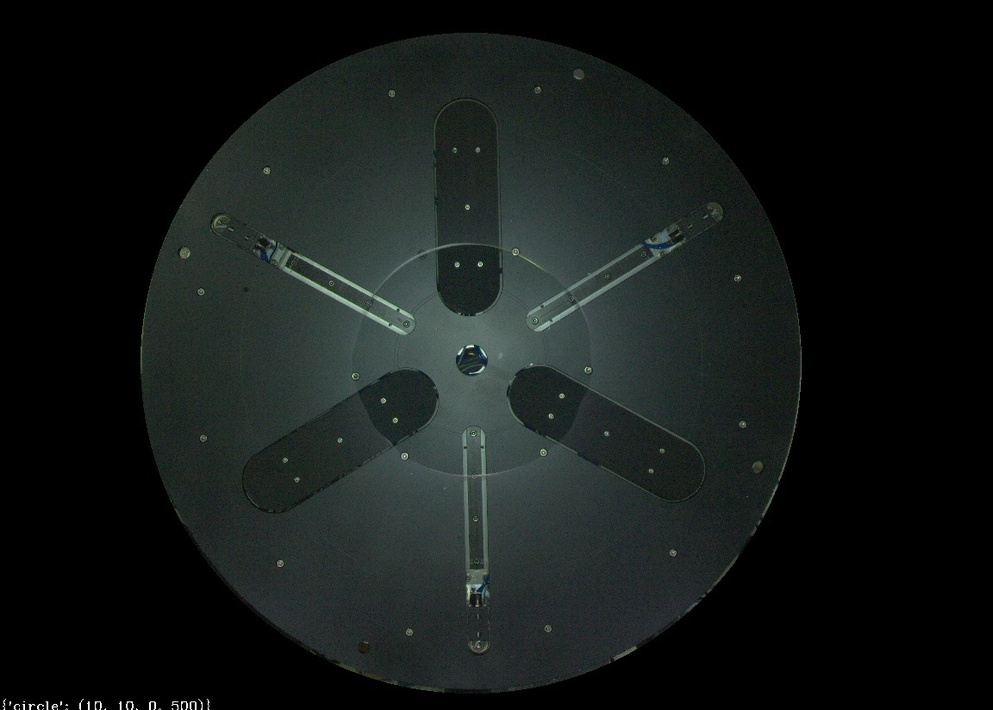
#> input picture other_project/container/light2/1/circles_warp_chessboard.jpg, 993 x 710 px, shrunk from 1152 x 824 before the run, given in place of 1, which was not available
$ python circle_detection.py
#> lines starting #> are read from the running program, lines starting #| are printed output that depends on the picture; after the words box and inside, x2 and y2 are one past the last pixel; in counts of white or black regions, pixels touching at a corner belong together; pictures that were not available may be replaced by others from this repository, and a replacement may not be noted
### lib_save/improc_save.py
import numpy as np
import math
from old.trackbar import *


class Imageprocessing(object):

    def __init__(self):
        pass

    # [90 lines left out: function read_params, not called in this run]

    def threshold(self, img, params, show = False):
        """
        Function Name: threshold

        Description: setting threshold value

        Argument:
            img [array] -> [image for thresholding]
            params [tuple] -> [all need params]

        Parameters:

        Return:
            img[array] -> [thresholded image]
            params[tuple] -> (th_val)

        Edited by: [12-4-2020] [Pawat]
        """
        th_val = params
        if th_val == 0 :
            flag = cv.THRESH_BINARY+cv.THRESH_OTSU

        else:
            flag = cv.THRESH_BINARY

        if len(img.shape) == 3 :
            img = cv.cvtColor(img, cv.COLOR_BGR2GRAY)

        _, th = cv.threshold(img,th_val, 255, flag)
        if show == True:
            cv.imshow("window_thresh", th)

        return th, (th_val)

    def canny(self,img,params, show = False):
        """
        Function Name: canny

        Description: Canny edge detection. there is two params X ,Y

        Argument:
            img [array] -> [image for thresholding]
            params [tuple] -> [all need params]

        Parameters:

        Return:
            img[array] -> [edge image]
            params[tuple] -> (Y_val, X_val)

        Edited by: [12-04-2020] [Pawat]
        """
        Y_val, X_val = params

        if len(img.shape) == 3 :
            img = cv.cvtColor(img, cv.COLOR_BGR2GRAY)

        canny = cv.Canny(img, Y_val, X_val)
        if show == True:
            cv.imshow("window_canny", canny)
        return canny, (Y_val, X_val)

    # [151 lines left out: functions canny_1, blur, gaussianblur, HSV_range, HSV_range_1, not called in this run]


    def HSV_adjustment(self, img, factor_H, factor_S, factor_V):

        frame_HSV = cv.cvtColor(img, cv.COLOR_BGR2HSV)
        # checkpoint to continue
        # purpose of this function is adjust like lighrroom

    # [282 lines left out: functions sharpen, line_detection, circle_detection, circle_detection_1, dilate, erode, not called in this run]

    def sobel(self, img,params, show=True):
        kernel_size, delta_val, scale_val = params
        ddepth = cv.CV_16S

        if len(img.shape) == 3:
            img = cv.cvtColor(img, cv.COLOR_BGR2GRAY)
        grad_x = cv.Sobel(img, ddepth, 1, 0, ksize=kernel_size, scale=scale_val, delta=delta_val,
                          borderType=cv.BORDER_DEFAULT)
        grad_y = cv.Sobel(img, ddepth, 0, 1, ksize=kernel_size, scale=scale_val, delta=delta_val,
                          borderType=cv.BORDER_DEFAULT)
        abs_grad_x = cv.convertScaleAbs(grad_x)
        abs_grad_y = cv.convertScaleAbs(grad_y)
        grad = cv.addWeighted(abs_grad_x, 0.5, abs_grad_y, 0.5, 0)


        if show == True:
            cv.imshow("sobel", grad)

        return grad, (kernel_size, delta_val, scale_val)

### lib_save/read_params.py
from .improc_save import Imageprocessing
import cv2

class read_save(object):
    def __init__(self):
        """
        Function Name: __init__

        Description: read_save this class has functions for reading saved information to repeatly use in main.

        Argument:

        Parameters:

        Return:

        Edited by: [12-07-2020] [Pawat]
        """
        self.imgproc = Imageprocessing()

    def read_params(self, params, frame, print=False):
        """
        Function Name: read_params

        Description: read all image processing from json file eg. threshold, HSV inrange
        and put those parameters to process in Imageorocessing()

        Argument:
            params [dict] -> [all parameters]
            frame [array] -> [image for processing]

        Parameters:

        Return:
            frame [array] -> [image after process]

        Edited by: [12-07-2020] [Pawat]
        """
        frame_proc = {}
        circle = {}
        line = {}
        for key in params.keys():
            if print:
                print(key)
            circle = []
            line = []
            # [4 lines of commented-out code are left out]
            if key == "HSV":
                # frame_HSV, params['HSV'] = imgproc.HSV_range(frame, params[key])
                frame, params['HSV'] = self.imgproc.HSV_range(frame, params[key])
                frame_proc["HSV"] = frame

            elif key == "erode":
                # frame_erode, params['erode'] = imgproc.erode(frame, params[key])
                frame, params['erode'] = self.imgproc.erode(frame, params[key])
                frame_proc["erode"] = frame

            elif key == "dilate":
                # frame_dialte, params['dilate'] = imgproc.dilate(frame, params[key])
                frame, params['dilate'] = self.imgproc.dilate(frame, params[key])
                frame_proc["dilate"] = frame

            elif key == "thresh":
                # frame_binary, params['thresh'] = imgproc.threshold(frame, params[key])
                frame, params['thresh'] = self.imgproc.threshold(frame, params[key])
                frame_proc["thresh"] = frame

            elif key == "sharp":
                # frame_sharp, params['sharp'] = imgproc.sharpen(frame, params[key])
                frame, params['sharp'] = self.imgproc.sharpen(frame, params[key])
                frame_proc["sharp"] = frame

            elif key == "blur":
                # frame_blur, params['blur'] = imgproc.blur(frame, params[key])
                frame, params['blur'] = self.imgproc.blur(frame, params[key])
                frame_proc["blur"] = frame

            elif key == "gaussianblur":
                frame, params["gaussianblur"] = self.imgproc.gaussianblur(frame,params[key])
                frame_proc["gaussianblur"] = frame

            elif key == "line":
                # frame_line, lines, params['line'] = imgproc.line_detection(frame, frame0, params[key])
                if len(frame.shape) == 2:
                    frame0 = cv2.cvtColor(frame, cv2.COLOR_GRAY2BGR)
                frame, lines, params['line'] = self.imgproc.line_detection(frame, frame0, params[key])
                frame_proc["line"] = frame

            elif key == "canny":
                # frame_canny, params['canny'] = imgproc.canny(frame, params[key], show=True)
                frame, params['canny'] = self.imgproc.canny(frame, params[key], show=False)
                frame_proc["canny"] = frame

            elif key == "circle":
                # frame_circle, circle, params['circle'] = imgproc.circle_detection(frame, frame0, params[key], show=False)
                if len(frame.shape) == 2:
                    frame0 = cv2.cvtColor(frame, cv2.COLOR_GRAY2BGR)
                frame, circle, params['circle'] = self.imgproc.circle_detection(frame, frame0, params[key], show=False)
                frame_proc["circle"] = frame

            elif key == "sobel":
                frame, params["sobel"] = self.imgproc.sobel(frame,params[key],show=False)
                frame_proc["sobel"] = frame

        frame_proc["final"] = frame

        return frame_proc, circle, line

    # [38 lines left out: function read_rectangle, not called in this run]

### other_project/container/circle_detection.py
import cv2
import numpy as np
import os
import math
from lib_save.read_params import *


def detect_circle(img_detect, img_draw, params = (60, 50, 0, 500)):
    rows = img_detect.shape[0]
    circles = cv2.HoughCircles(img_detect, cv2.HOUGH_GRADIENT, 1, rows / 8,
                              param1=params[0], param2=params[1],
                              minRadius=params[2], maxRadius=params[3])

    if circles is not None:
        circles = np.uint16(np.around(circles))
        for i in circles[0, :]:
            center = (i[0], i[1])
            if cal_distance_coords(center,(546.1550518881522, 421.04824877486305)) < 99999:
                # circle center
                cv2.circle(img_draw, center, 1, (0, 100, 100), 3)
                # circle outline
                radius = i[2]
                cv2.circle(img_draw, center, radius, (255, 0, 255), 3)

    return img_draw


def cal_distance_coords(point1, point2):
    '''

    :param point1: (x1 ,y1)
    :param point2: (x2 ,y2)
    :return:
    '''

    x1, y1 = point1
    x2, y2 = point2
    dis = math.sqrt((x1-x2)**2 +(y1-y2)**2)
    return dis


if __name__ == '__main__':
    # params = {'sobel': (3, 1, 1), 'gaussianblur': (1, 1), 'canny': (330, 330),'thresh':10}
    params = {'sobel': (3, 1, 1), 'canny': (300, 300),'thresh':10}
    c = {'circle': (148, 5, 0, 500)}
    circla_param = {'circle': (1, 1, 10, 500)}
    crop_circle = (546.1550518881522, 421.04824877486305, 384.2470775195958)

    path = "F:\Pawat\Projects\Imageprocessing_Vistools\data\container\light2"
    names = os.listdir(path)
    read = read_save()
    for name in names:
        img  = cv2.imread(os.path.join(path,name))
#> img is the input picture: shape (710, 993, 3); mean B, G, R 23.6, 25, 20.1
        print(img)
#> (printed output is left out)
        img_result ,_,_ = read.read_params(params,img)
#> the loop in read_params, `for key in params.keys():` made 3 passes
#> pass 1, in sobel, `grad_x = cv.Sobel(img, ddepth, 1, 0, ksize=kernel_size, scale=scale_va..`:
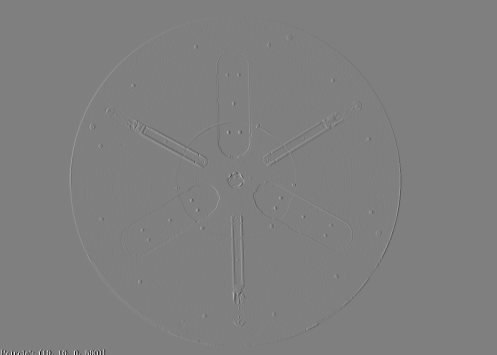
#> grad_x: shape (710, 993) int16 (shown at 1/2 size); min -1019, max 1021, mean 1; drawn with min black and max white
#> pass 1, in sobel, `abs_grad_x = cv.convertScaleAbs(grad_x)`:
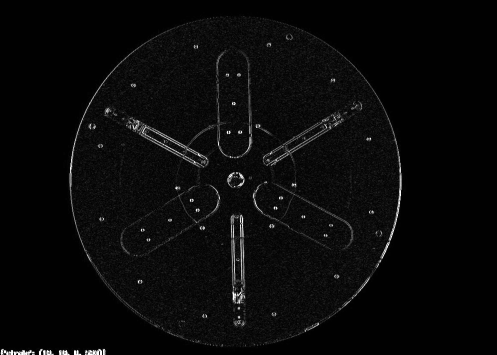
#> abs_grad_x: shape (710, 993) (shown at 1/2 size); min 0, max 255, mean 9.3
#> after the loop in read_params, `for key in params.keys():`:
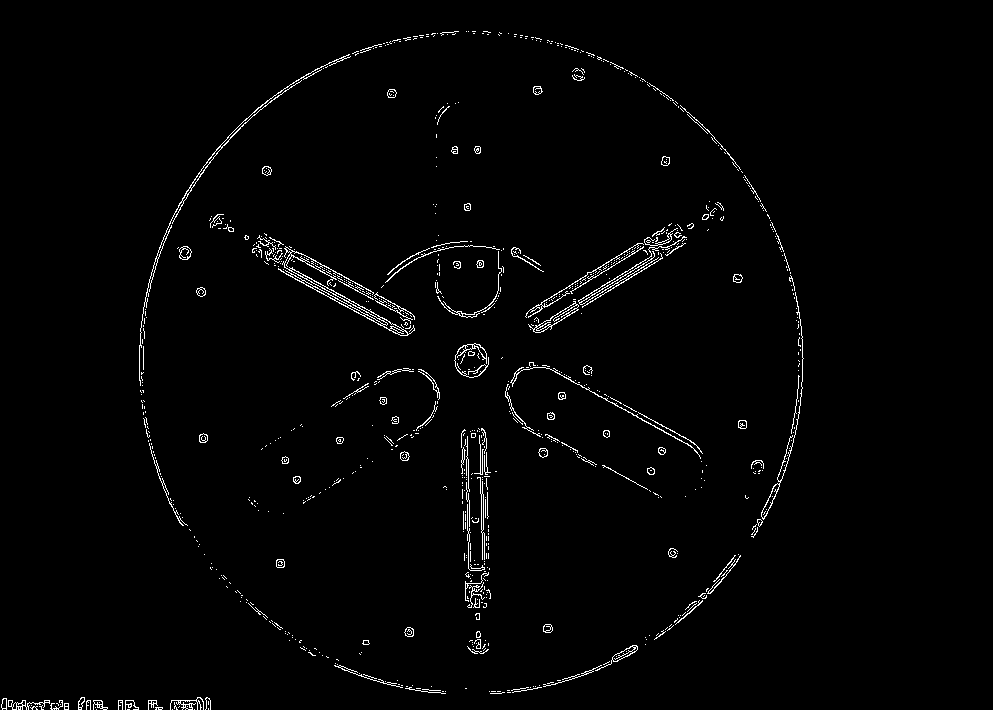
#> frame: shape (710, 993); 1.7% white in thin lines or dots, all inside (x1, y1, x2, y2) = (1, 31, 804, 710)
#> after the loop in read_params, `for key in params.keys():`: frame_proc = 3 items; params = {'sobel': (3, 1, 1), 'canny': (300, 300), 'thresh': 10}
#> img_result = 4 items

        cv2.putText(img_result["final"],str(params),(0,img_result["final"].shape[0]),cv2.FONT_HERSHEY_COMPLEX_SMALL,0.8,(255,255,255),1)
        cv2.imshow("result",img_result["final"])
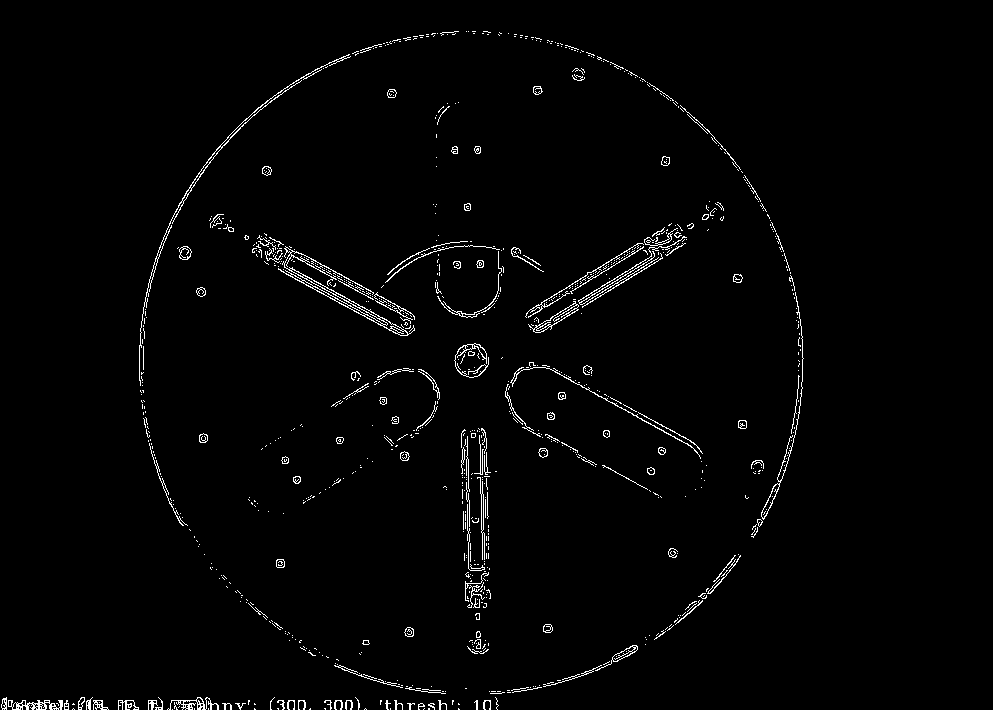
#> window 'result': shape (710, 993); 1.8% white in thin lines or dots, all inside (x1, y1, x2, y2) = (1, 31, 804, 710)


        img_clrcles = detect_circle(img_result["final"], img,circla_param["circle"])
#> in detect_circle, `circles = cv2.HoughCircles(img_detect, cv2.HOUGH_GRADIENT, 1, rows / 8..`: circles = 75 rows, first 8: [470.5, 362.5, 328.7], [233.5, 507.5, 254.8], [152.5, 549.5, 328.7], [830.5, 557.5, 363.9], [627.5, 404.5, 170.6], [718.5, 489.5, 253.4], [471.5, 7.5, 304.8], [954.5, 476.5, 493.9]
#> in detect_circle, `circles = np.uint16(np.around(circles))`: circles = 75 rows, first 8: [470, 362, 329], [234, 508, 255], [152, 550, 329], [830, 558, 364], [628, 404, 171], [718, 490, 253], [472, 8, 305], [954, 476, 494]
#> the loop in detect_circle, `for i in circles[0, :]:` made 75 passes
#> (i, x1 in cal_distance_coords, y1 in cal_distance_coords, dis in cal_distance_coords, radius) on passes 1 to 8: ([470, 362, 329], 470, 362, 96.37, 329), ([234, 508, 255], 234, 508, 324, 255), ([152, 550, 329], 152, 550, 414.7, 329), ([830, 558, 364], 830, 558, 315.2, 364), ([628, 404, 171], 628, 404, 83.6, 171), ([718, 490, 253], 718, 490, 185.2, 253), ([472, 8, 305], 472, 8, 419.7, 305), ([954, 476, 494], 954, 476, 411.5, 494)
#> after the loop in detect_circle, `for i in circles[0, :]:`:
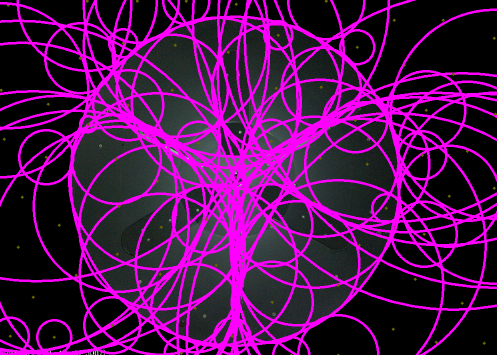
#> img_draw: shape (710, 993, 3) (shown at 1/2 size); mean B, G, R 82.6, 16, 80.5


        cv2.putText(img_clrcles,str(circla_param),(0,img_clrcles.shape[0]),cv2.FONT_HERSHEY_COMPLEX_SMALL,0.8,(255,255,255),1)
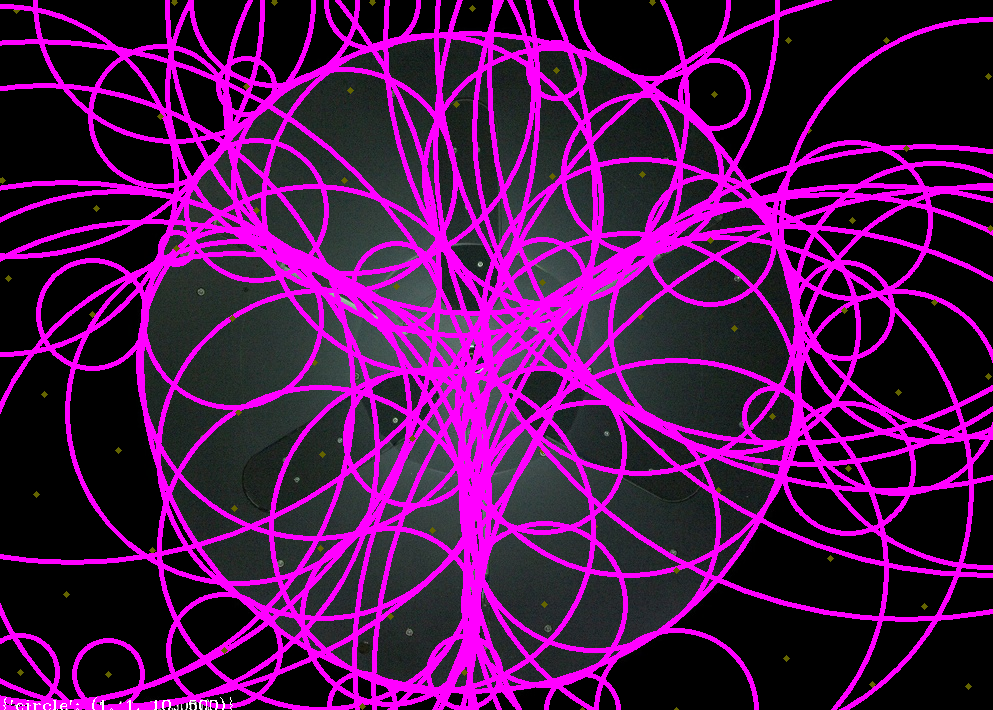
#> img_clrcles: shape (710, 993, 3); 0.06% of pixels changed, all inside (x1, y1, x2, y2) = (3, 697, 233, 710)
        cv2.imshow("show", img_clrcles)

        cv2.waitKey(0)

        cv2.imwrite("result_{}".format(name), img_result["final"])
        cv2.imwrite("circles_{}".format(name), img_clrcles)
#> pass 2 of the loop `for name in names:`:
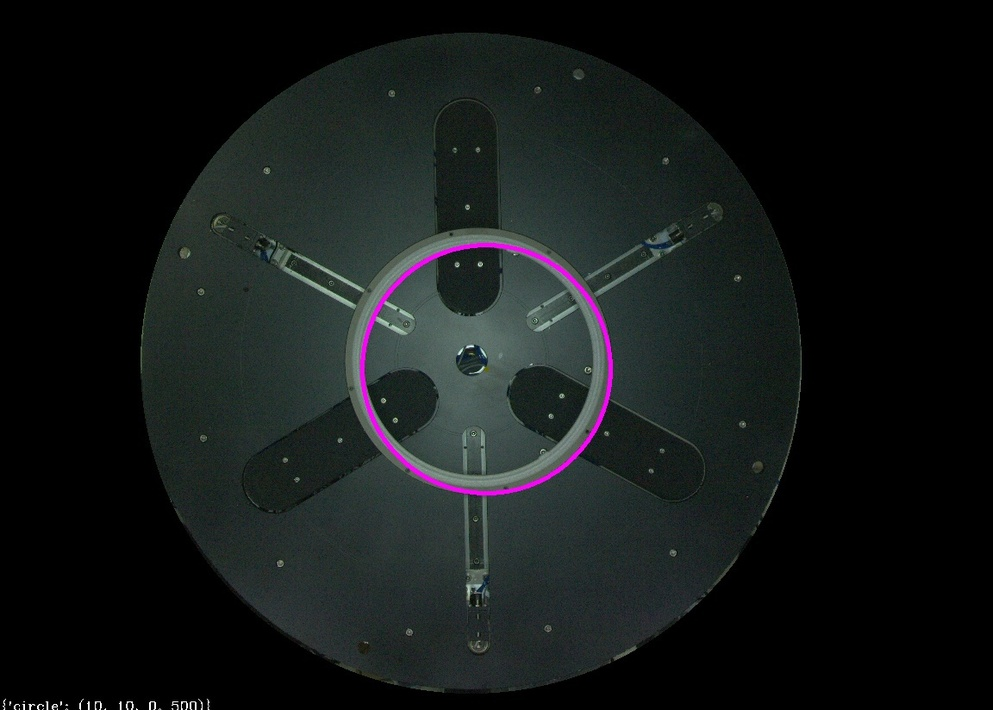
#> input picture other_project/container/light2/1/circles_warp_chessboard_top10.jpg, 993 x 710 px, shrunk from 1152 x 824 before the run, given in place of 2, which was not available
#> img is the input picture: shape (710, 993, 3); mean B, G, R 23.8, 24.1, 20.2
#> (printed output is left out)
#> the loop in read_params (call 2), `for key in params.keys():` made 3 passes
#> (key, kernel_size in sobel, delta_val in sobel, scale_val in sobel, ddepth in sobel) on pass 1: ('sobel', 3, 1, 1, 3)
#> after the loop in read_params (call 2), `for key in params.keys():`:
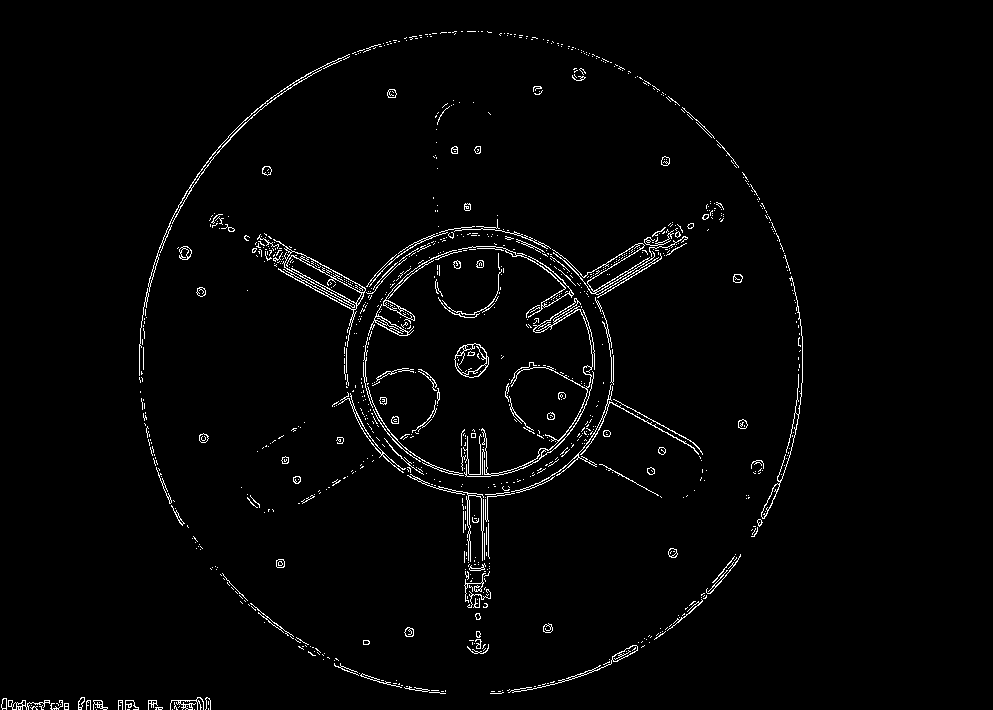
#> frame: shape (710, 993); 2.1% white in thin lines or dots, all inside (x1, y1, x2, y2) = (1, 31, 803, 710)
#> in detect_circle (call 2), `circles = cv2.HoughCircles(img_detect, cv2.HOUGH_GRADIENT, 1, rows / 8..`: circles = 75 rows, first 8: [478.5, 360.5, 116.4], [137.5, 554.5, 343.9], [831.5, 557.5, 364.6], [219.5, 512.5, 268.4], [627.5, 404.5, 170.5], [701.5, 482.5, 239.4], [472.5, 28.5, 286.5], [104.5, 211.5, 497.2]
#> in detect_circle (call 2), `circles = np.uint16(np.around(circles))`: circles = 75 rows, first 8: [478, 360, 116], [138, 554, 344], [832, 558, 365], [220, 512, 268], [628, 404, 170], [702, 482, 239], [472, 28, 286], [104, 212, 497]
#> the loop in detect_circle (call 2), `for i in circles[0, :]:` made 75 passes
#> (i, x1 in cal_distance_coords, y1 in cal_distance_coords, dis in cal_distance_coords, radius) on passes 1 to 4: ([478, 360, 116], 478, 360, 91.5, 116), ([138, 554, 344], 138, 554, 429.3, 344), ([832, 558, 365], 832, 558, 317, 365), ([220, 512, 268], 220, 512, 338.6, 268)
#> `cv2.putText(img_clrcles,str(circla_param),(0,img_clrcles.shape[0]),cv2..`:
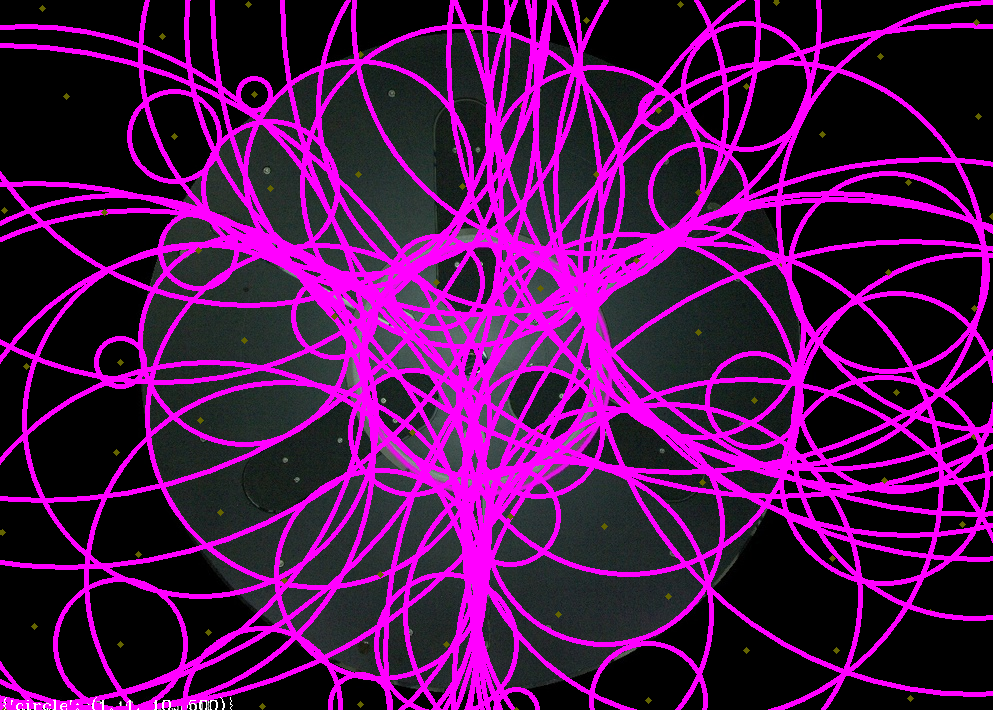
#> img_clrcles: shape (710, 993, 3); mean B, G, R 83.2, 15, 81.1
